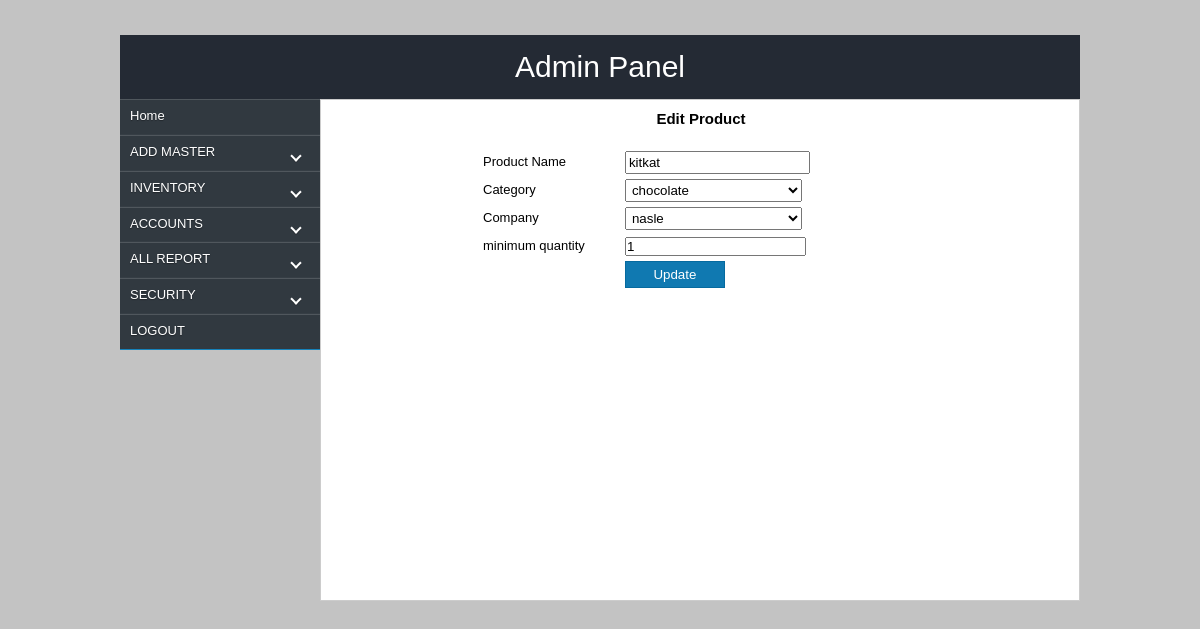
The page /admin/edit_product.php?id=1 (signed in) on the database its author committed.
### tables this page shows
CREATE TABLE IF NOT EXISTS `product` (
  `id` int(11) NOT NULL AUTO_INCREMENT,
  `prod_name` varchar(300) NOT NULL,
  `category` varchar(200) NOT NULL,
  `company` varchar(200) NOT NULL,
  `minimum` varchar(200) NOT NULL,
  `barcode` varchar(200) NOT NULL,
  `retailer` float(10,2) NOT NULL,
  `distributer` float(10,2) NOT NULL,
  `customer` float(10,2) NOT NULL,
  PRIMARY KEY (`id`)
);

CREATE TABLE IF NOT EXISTS `category` (
  `id` int(11) NOT NULL AUTO_INCREMENT,
  `cat_name` varchar(300) NOT NULL,
  PRIMARY KEY (`id`)
);

CREATE TABLE IF NOT EXISTS `company` (
  `id` int(11) NOT NULL AUTO_INCREMENT,
  `comp_name` varchar(300) NOT NULL,
  PRIMARY KEY (`id`)
);

### admin/edit_product.php (the view, shortened to what this page needs)
<?php
if(!$_SESSION['user'])
{
header("location:../index.php");
}
else
{
$id=$_GET['id'];
$sql=mysql_query("select * from `product` where `id`='$id'");
$res=mysql_fetch_array($sql);
 ?>
<html>
<head>
<link href="css/style.css" rel="stylesheet"  type="text/css"/>
</head>
<body onload="select()">
    <div id="wrapper">
       <div id="header">Admin Panel</div>
	   <div id="con">
         <div id="container" style="font-size: 10px;">
            <div id="lcontainer">
                <?php include_once('menu.php');?>
            </div>
            <div id="rcontainer" align="middle">
                <div style="width:760px; height:auto; float:left; font-family:arial; font-size:14px; margin-top:10px;">
				<h3>Edit Product</h3>
				</div>
				<div style="width:400px; height:auto; float:left; margin-left:160px;">
				    <form name="f" action="update_product.php" method="post" enctype="multipart/form-data">
				    <table class="table">
					<tr>
					    <td>Product Name</td>
					    <td>
						<input type="text" name="name" id="name" value="<?php echo $res['prod_name'];?>" class="text" required/>
						</td>
					</tr>
					<tr>
					    <td>Category</td>
					    <td>
						<select class="text" style="width:177px;" name="catname">
						<?php
						$sqlcatt=mysql_query("select * from `category`");
						while($rescatt=mysql_fetch_array($sqlcatt))
						{
						?>
						<option value="<?php echo $rescatt['id'];?>"
						<?php
						if($rescatt['id']==$res['category'])
						{
						echo 'selected="selected"';
						}
						?>><?php echo $rescatt['cat_name'];?></option>
						<?php
						}
						?>
						</select>
						</td>
					</tr>
					<tr>
					    <td>Company</td>
					    <td>
						<select class="text" style="width:177px;" name="compname">
						<?php
						$sqlcomp=mysql_query("select * from `company`");
						while($rescomp=mysql_fetch_array($sqlcomp))
						{
						?>
						<option value="<?php echo $rescomp['id'];?>"
						<?php
						if($rescomp['id']==$res['company'])
						{
						echo 'selected="selected"';
						}
						?>><?php echo $rescomp['comp_name'];?></option>
						<?php
						}
						?>
						</select>
						</td>
					</tr>
					<tr>
					    <td>minimum quantity</td>
					    <td>
						<input type="text" name="min" value="<?php echo $res['minimum'];?>"/>
						</td>
					</tr>
					<tr>
					    <td>&nbsp;</td>
					    <td><input type="submit" name="submit" value="Update" class="btn"/></td>
					</tr>
				    </table>
				    </form>
				</div>
         </div>
        </div>
	</div>
    </div>
</body>
</html>
<?php
}
?>

### admin/css/style.css (style rules this page uses)
* { margin:0px; padding:0px; }
body { background:url('../image/yllw.jpg') no-repeat; background-size:100% 100%; background:#c3c3c3; }
#wrapper { width:960px;margin:0 auto; margin-top:35px; }
#header { width:930px; height:auto; padding:15px; background:rgba(255,255,255,0.5); text-align: center; font-family: fantasy; font-family:arial;font-size:30px; background:#333; color:#fff; background:#242a34; }
#con { width:100%; height:auto; float:left; margin-bottom:20px; }
#container { width:960px; margin:auto; background:#fff; }
#lcontainer { width:200px; float: left; height:auto; background:rgba(255,255,225,0.5); }
#rcontainer { width:758px; float:left; min-height:500px;height:auto; background:#fff; border:1px solid #ccc; }
.table { font-family:arial; font-size:13px; width:400px; height:0px; margin-top:20px; margin-bottom:10px; line-height:2; width:100%; }
h3 { font-family:arial; font-size:15px; width:300px; }
.text { padding:2px; }
.btn { width:60px; padding:2px; }

### admin/styles.css (style rules this page uses)
.btn { width:100px; height:auto; float:left; padding:5px; background:#1079b1; border:none; color:#fff; text-align:center; font-family:Arial, Helvetica, sans-serif; border:1px solid #066a9f; }

### rows shown on the page
product: name "kitkat", catname "chocolate", compname "nasle", min "1"
